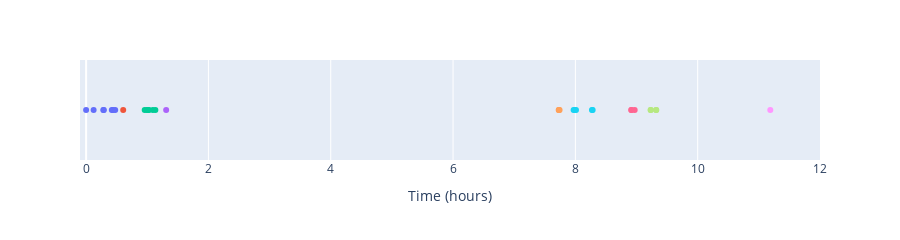

Notebook code cell kept with this figure:
### Code cell
fig = px.scatter(user_0[user_0.start_time<=12], x="start_time", y=np.ones(user_0[user_0.start_time<=12].shape[0]),color=
                'session_293',height=200)
fig.update_layout(
    xaxis_title="Time (hours)",
    yaxis_title=""
,showlegend=False)
fig.update_layout(xaxis_range=[-0.1,12])
fig.update_yaxes(visible=False)
fig.show()

### Figure 1 — Plotly figure (JSON) as saved in the notebook; plotly's stock layout.template omitted (floating-point values rounded to 4 significant figures)
{"data": [{"hovertemplate": "session_293=0<br>start_time=%{x}<br>y=%{y}<extra></extra>", "legendgroup": "0", "marker": {"color": "#636efa", "symbol": "circle"}, "mode": "markers", "name": "0", "orientation": "v", "showlegend": true, "type": "scatter", "x": [0, 0.1225, 0.2811, 0.2894, 0.42, 0.4394, 0.4756], "xaxis": "x", "y": [1, 1, 1, 1, 1, 1, 1], "yaxis": "y"}, {"hovertemplate": "session_293=1<br>start_time=%{x}<br>y=%{y}<extra></extra>", "legendgroup": "1", "marker": {"color": "#EF553B", "symbol": "circle"}, "mode": "markers", "name": "1", "orientation": "v", "showlegend": true, "type": "scatter", "x": [0.6064], "xaxis": "x", "y": [1], "yaxis": "y"}, {"hovertemplate": "session_293=2<br>start_time=%{x}<br>y=%{y}<extra></extra>", "legendgroup": "2", "marker": {"color": "#00cc96", "symbol": "circle"}, "mode": "markers", "name": "2", "orientation": "v", "showlegend": true, "type": "scatter", "x": [0.9581, 0.9942, 1.019, 1.025, 1.091, 1.132], "xaxis": "x", "y": [1, 1, 1, 1, 1, 1], "yaxis": "y"}, {"hovertemplate": "session_293=3<br>start_time=%{x}<br>y=%{y}<extra></extra>", "legendgroup": "3", "marker": {"color": "#ab63fa", "symbol": "circle"}, "mode": "markers", "name": "3", "orientation": "v", "showlegend": true, "type": "scatter", "x": [1.309], "xaxis": "x", "y": [1], "yaxis": "y"}, {"hovertemplate": "session_293=4<br>start_time=%{x}<br>y=%{y}<extra></extra>", "legendgroup": "4", "marker": {"color": "#FFA15A", "symbol": "circle"}, "mode": "markers", "name": "4", "orientation": "v", "showlegend": true, "type": "scatter", "x": [7.728, 7.731, 7.742], "xaxis": "x", "y": [1, 1, 1], "yaxis": "y"}, {"hovertemplate": "session_293=5<br>start_time=%{x}<br>y=%{y}<extra></extra>", "legendgroup": "5", "marker": {"color": "#19d3f3", "symbol": "circle"}, "mode": "markers", "name": "5", "orientation": "v", "showlegend": true, "type": "scatter", "x": [7.971, 7.991, 8.01, 8.271, 8.283], "xaxis": "x", "y": [1, 1, 1, 1, 1], "yaxis": "y"}, {"hovertemplate": "session_293=6<br>start_time=%{x}<br>y=%{y}<extra></extra>", "legendgroup": "6", "marker": {"color": "#FF6692", "symbol": "circle"}, "mode": "markers", "name": "6", "orientation": "v", "showlegend": true, "type": "scatter", "x": [8.914, 8.917, 8.97], "xaxis": "x", "y": [1, 1, 1], "yaxis": "y"}, {"hovertemplate": "session_293=7<br>start_time=%{x}<br>y=%{y}<extra></extra>", "legendgroup": "7", "marker": {"color": "#B6E880", "symbol": "circle"}, "mode": "markers", "name": "7", "orientation": "v", "showlegend": true, "type": "scatter", "x": [9.23, 9.233, 9.32, 9.323], "xaxis": "x", "y": [1, 1, 1, 1], "yaxis": "y"}, {"hovertemplate": "session_293=8<br>start_time=%{x}<br>y=%{y}<extra></extra>", "legendgroup": "8", "marker": {"color": "#FF97FF", "symbol": "circle"}, "mode": "markers", "name": "8", "orientation": "v", "showlegend": true, "type": "scatter", "x": [11.19], "xaxis": "x", "y": [1], "yaxis": "y"}], "layout": {"height": 200, "legend": {"title": {"text": "session_293"}, "tracegroupgap": 0}, "margin": {"t": 60}, "showlegend": false, "xaxis": {"anchor": "y", "domain": [0, 1], "range": [-0.1, 12], "title": {"text": "Time (hours)"}}, "yaxis": {"anchor": "x", "domain": [0, 1], "title": {"text": ""}, "visible": false}}}
